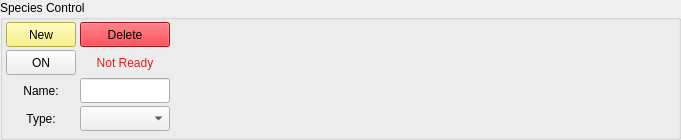
<?xml version="1.0" encoding="UTF-8"?>
<ui version="4.0">
 <class>Frame</class>
 <widget class="QFrame" name="Frame">
  <property name="geometry">
   <rect>
    <x>0</x>
    <y>0</y>
    <width>681</width>
    <height>140</height>
   </rect>
  </property>
  <property name="minimumSize">
   <size>
    <width>0</width>
    <height>140</height>
   </size>
  </property>
  <property name="maximumSize">
   <size>
    <width>16777215</width>
    <height>140</height>
   </size>
  </property>
  <property name="windowTitle">
   <string>Frame</string>
  </property>
  <layout class="QHBoxLayout" name="horizontalLayout">
   <property name="spacing">
    <number>0</number>
   </property>
   <property name="leftMargin">
    <number>0</number>
   </property>
   <property name="topMargin">
    <number>0</number>
   </property>
   <property name="rightMargin">
    <number>0</number>
   </property>
   <property name="bottomMargin">
    <number>0</number>
   </property>
   <item>
    <widget class="QGroupBox" name="group">
     <property name="minimumSize">
      <size>
       <width>0</width>
       <height>0</height>
      </size>
     </property>
     <property name="maximumSize">
      <size>
       <width>16777215</width>
       <height>16777215</height>
      </size>
     </property>
     <property name="styleSheet">
      <string notr="true">#le_name{
font-weight: normal;
}
</string>
     </property>
     <property name="title">
      <string>Species Control</string>
     </property>
     <layout class="QHBoxLayout" name="horizontalLayout_2">
      <property name="spacing">
       <number>5</number>
      </property>
      <property name="leftMargin">
       <number>0</number>
      </property>
      <property name="topMargin">
       <number>0</number>
      </property>
      <property name="rightMargin">
       <number>0</number>
      </property>
      <property name="bottomMargin">
       <number>0</number>
      </property>
      <item alignment="Qt::AlignLeft">
       <widget class="QFrame" name="frm_new">
        <property name="minimumSize">
         <size>
          <width>170</width>
          <height>0</height>
         </size>
        </property>
        <property name="maximumSize">
         <size>
          <width>170</width>
          <height>10000</height>
         </size>
        </property>
        <property name="frameShape">
         <enum>QFrame::NoFrame</enum>
        </property>
        <property name="frameShadow">
         <enum>QFrame::Raised</enum>
        </property>
        <layout class="QGridLayout" name="gridLayout">
         <property name="leftMargin">
          <number>0</number>
         </property>
         <property name="topMargin">
          <number>0</number>
         </property>
         <property name="rightMargin">
          <number>0</number>
         </property>
         <property name="bottomMargin">
          <number>0</number>
         </property>
         <property name="spacing">
          <number>1</number>
         </property>
         <item row="0" column="0">
          <widget class="QPushButton" name="pb_new">
           <property name="minimumSize">
            <size>
             <width>70</width>
             <height>25</height>
            </size>
           </property>
           <property name="maximumSize">
            <size>
             <width>70</width>
             <height>25</height>
            </size>
           </property>
           <property name="styleSheet">
            <string notr="true">background-color: rgb(249, 240, 107);</string>
           </property>
           <property name="text">
            <string>New</string>
           </property>
           <property name="icon">
            <iconset resource="resources.qrc">
             <normaloff>:/Icon/Resources/Icons/add_FILL0_wght400_GRAD0_opsz48.svg</normaloff>:/Icon/Resources/Icons/add_FILL0_wght400_GRAD0_opsz48.svg</iconset>
           </property>
           <property name="iconSize">
            <size>
             <width>20</width>
             <height>20</height>
            </size>
           </property>
          </widget>
         </item>
         <item row="0" column="1">
          <widget class="QPushButton" name="pb_del">
           <property name="minimumSize">
            <size>
             <width>90</width>
             <height>25</height>
            </size>
           </property>
           <property name="maximumSize">
            <size>
             <width>90</width>
             <height>25</height>
            </size>
           </property>
           <property name="styleSheet">
            <string notr="true">background-color: rgb(224, 27, 36);</string>
           </property>
           <property name="text">
            <string>Delete</string>
           </property>
           <property name="icon">
            <iconset resource="resources.qrc">
             <normaloff>:/Icon/Resources/Icons/delete_FILL0_wght400_GRAD0_opsz48.svg</normaloff>:/Icon/Resources/Icons/delete_FILL0_wght400_GRAD0_opsz48.svg</iconset>
           </property>
           <property name="iconSize">
            <size>
             <width>20</width>
             <height>20</height>
            </size>
           </property>
          </widget>
         </item>
         <item row="1" column="0">
          <widget class="QPushButton" name="pb_vis">
           <property name="minimumSize">
            <size>
             <width>70</width>
             <height>25</height>
            </size>
           </property>
           <property name="maximumSize">
            <size>
             <width>70</width>
             <height>25</height>
            </size>
           </property>
           <property name="styleSheet">
            <string notr="true"/>
           </property>
           <property name="text">
            <string>ON</string>
           </property>
           <property name="icon">
            <iconset resource="resources.qrc">
             <normaloff>:/Icon/Resources/Icons/visibility_FILL0_wght400_GRAD0_opsz48.svg</normaloff>:/Icon/Resources/Icons/visibility_FILL0_wght400_GRAD0_opsz48.svg</iconset>
           </property>
           <property name="iconSize">
            <size>
             <width>20</width>
             <height>20</height>
            </size>
           </property>
          </widget>
         </item>
         <item row="1" column="1">
          <widget class="QLabel" name="lb_warn">
           <property name="minimumSize">
            <size>
             <width>90</width>
             <height>25</height>
            </size>
           </property>
           <property name="maximumSize">
            <size>
             <width>90</width>
             <height>25</height>
            </size>
           </property>
           <property name="styleSheet">
            <string notr="true">color: rgb(224, 27, 36);</string>
           </property>
           <property name="text">
            <string>Not Ready</string>
           </property>
           <property name="alignment">
            <set>Qt::AlignCenter</set>
           </property>
          </widget>
         </item>
         <item row="2" column="0">
          <widget class="QLabel" name="lb_name">
           <property name="minimumSize">
            <size>
             <width>70</width>
             <height>25</height>
            </size>
           </property>
           <property name="maximumSize">
            <size>
             <width>70</width>
             <height>25</height>
            </size>
           </property>
           <property name="text">
            <string>Name:</string>
           </property>
           <property name="alignment">
            <set>Qt::AlignCenter</set>
           </property>
          </widget>
         </item>
         <item row="2" column="1">
          <widget class="QLineEdit" name="le_name">
           <property name="minimumSize">
            <size>
             <width>90</width>
             <height>25</height>
            </size>
           </property>
           <property name="maximumSize">
            <size>
             <width>90</width>
             <height>25</height>
            </size>
           </property>
          </widget>
         </item>
         <item row="3" column="0">
          <widget class="QLabel" name="lb_type">
           <property name="minimumSize">
            <size>
             <width>70</width>
             <height>25</height>
            </size>
           </property>
           <property name="maximumSize">
            <size>
             <width>70</width>
             <height>25</height>
            </size>
           </property>
           <property name="text">
            <string>Type:</string>
           </property>
           <property name="alignment">
            <set>Qt::AlignCenter</set>
           </property>
          </widget>
         </item>
         <item row="3" column="1">
          <widget class="QComboBox" name="cmb_type">
           <property name="minimumSize">
            <size>
             <width>90</width>
             <height>25</height>
            </size>
           </property>
           <property name="maximumSize">
            <size>
             <width>90</width>
             <height>25</height>
            </size>
           </property>
          </widget>
         </item>
        </layout>
       </widget>
      </item>
      <item>
       <widget class="QStackedWidget" name="stacked">
        <property name="currentIndex">
         <number>1</number>
        </property>
        <widget class="GaussianControl" name="wg_gaus"/>
        <widget class="ExponentialControl" name="wg_exp"/>
       </widget>
      </item>
     </layout>
    </widget>
   </item>
  </layout>
 </widget>
 <customwidgets>
  <customwidget>
   <class>GaussianControl</class>
   <extends>QWidget</extends>
   <header>embed_models</header>
   <container>1</container>
  </customwidget>
  <customwidget>
   <class>ExponentialControl</class>
   <extends>QWidget</extends>
   <header>embed_models</header>
   <container>1</container>
  </customwidget>
 </customwidgets>
 <resources>
  <include location="resources.qrc"/>
 </resources>
 <connections/>
</ui>
